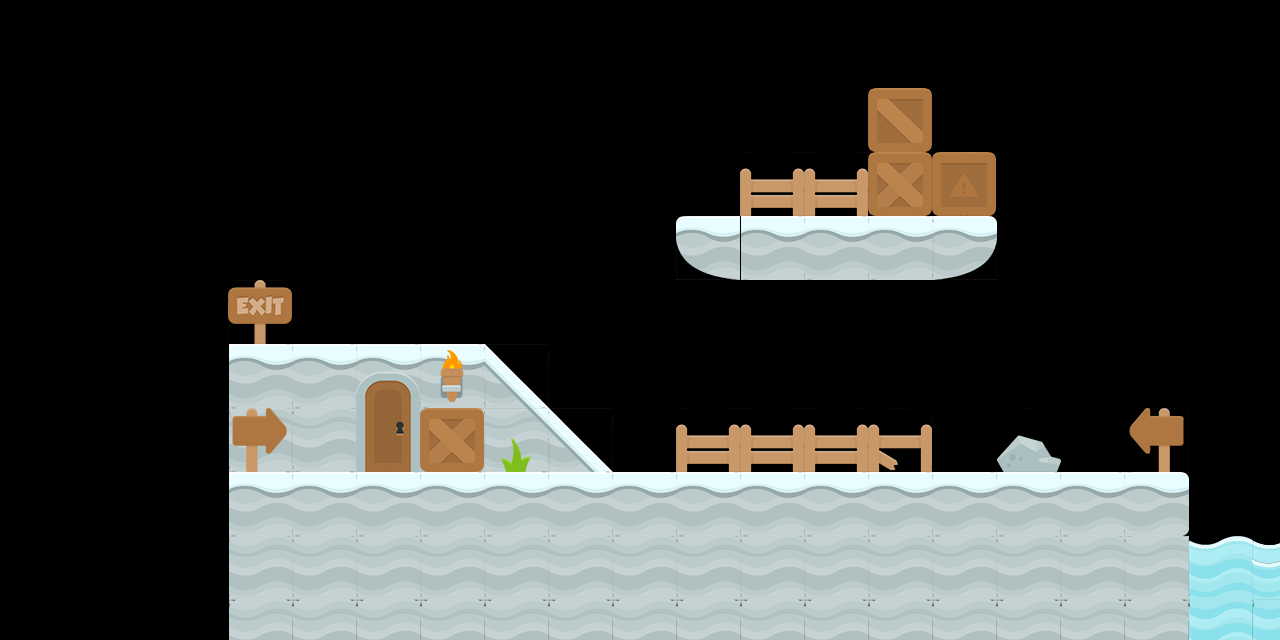

Rendered tile map (Tiled .tmx) drawn with the repository's tilesets; below, a short description and the full map source, tile grids included:
An orthogonal 20x10 tile map with 64x64 px tiles, 2 tile layers (Tile Layer 1, Tile Layer 2), 2 tilesets and 5 objects (3x monster, player, minister).

<map version="1.0" tiledversion="1.0.3" orientation="orthogonal" renderorder="right-down" width="20" height="10" tilewidth="64" tileheight="64" nextobjectid="26">
 <tileset firstgid="1" name="TS1" tilewidth="64" tileheight="64" tilecount="128" columns="8">
  <image source="../WebContent/assets/map/spritesheet_tiles.png" width="512" height="1024" />
 </tileset>
 <tileset firstgid="129" name="TS2" tilewidth="64" tileheight="64" tilecount="128" columns="8">
  <image source="../WebContent/assets/map/spritesheet_ground.png" width="512" height="1024" />
 </tileset>
 <layer name="Tile Layer 1" width="20" height="10" offsetx="229.333" offsety="24">
  <data encoding="csv">
0,0,0,0,0,0,0,0,0,0,0,0,0,0,0,0,0,0,0,0,
0,0,0,0,0,0,0,0,0,0,0,0,0,0,0,0,0,0,0,0,
0,0,0,0,0,0,0,0,0,0,0,0,0,0,0,0,0,0,0,0,
0,0,0,0,0,0,0,0,188,188,188,141,0,0,0,0,0,0,0,0,
0,0,0,0,0,0,0,0,0,0,0,0,0,0,0,0,0,0,0,0,
188,188,188,188,212,0,0,0,0,0,0,0,0,0,0,0,0,0,0,0,
181,181,181,181,133,212,0,0,0,0,0,0,43,0,19,0,0,0,0,0,
188,188,188,188,188,188,188,188,188,188,188,188,188,188,180,0,0,0,0,0,
181,181,181,181,181,181,181,181,181,181,181,181,181,181,181,2,2,2,2,2,
181,181,181,181,181,181,181,181,181,181,181,181,181,181,181,10,10,10,10,10
</data>
 </layer>
 <layer name="Tile Layer 2" width="20" height="10" offsetx="228" offsety="24">
  <data encoding="csv">
0,0,0,0,0,0,0,0,0,0,0,0,0,0,0,0,0,0,0,0,
0,0,0,0,0,0,0,0,0,0,25,0,0,0,0,0,0,0,0,0,
0,0,0,0,0,0,0,0,60,60,33,27,0,0,0,0,0,0,0,0,
0,0,0,0,0,0,0,149,0,0,0,0,0,0,0,0,0,0,0,0,
61,0,0,0,0,0,0,0,0,0,0,0,0,0,0,0,0,0,0,0,
0,0,84,34,0,0,0,0,0,0,0,0,0,0,0,0,0,0,0,0,
11,0,92,33,44,0,0,60,60,60,52,0,0,0,0,0,0,0,0,0,
0,0,0,0,0,0,0,0,0,0,0,0,0,0,0,0,0,0,0,0,
0,0,0,0,0,0,0,0,0,0,0,0,0,0,0,0,121,0,121,0,
0,0,0,0,0,0,0,0,0,0,0,0,0,0,0,0,0,0,0,0
</data>
 </layer>
 <objectgroup name="object" offsetx="228" offsety="24">
  <object id="19" name="Roake" type="player" gid="53" x="18" y="138" width="64" height="64" />
  <object id="21" name="Dummy" type="monster" gid="53" x="394" y="444" width="64" height="64" />
  <object id="22" name="Dummy" type="monster" gid="53" x="582" y="446" width="64" height="64" />
  <object id="23" name="Celt" type="minister" gid="53" x="820" y="400" width="64" height="64" />
  <object id="25" name="Dummy" type="monster" gid="53" x="490" y="176" width="64" height="64" />
 </objectgroup>
</map>
